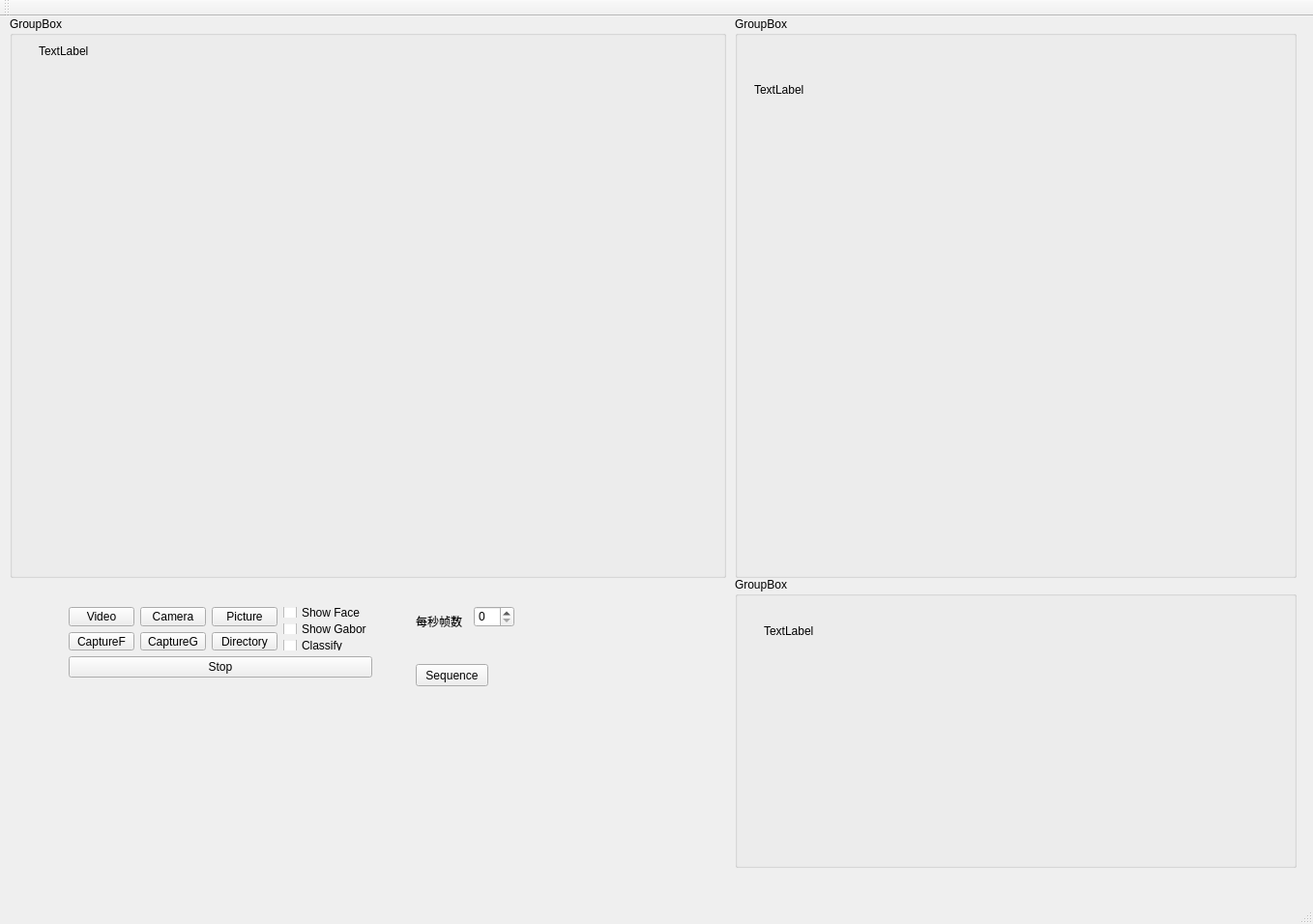
<?xml version="1.0" encoding="UTF-8"?>
<ui version="4.0">
 <class>FacialExpression_x64Class</class>
 <widget class="QMainWindow" name="FacialExpression_x64Class">
  <property name="geometry">
   <rect>
    <x>0</x>
    <y>0</y>
    <width>1358</width>
    <height>956</height>
   </rect>
  </property>
  <property name="windowTitle">
   <string>FacialExpression_x64</string>
  </property>
  <widget class="QWidget" name="centralWidget">
   <widget class="QGroupBox" name="groupBox">
    <property name="geometry">
     <rect>
      <x>10</x>
      <y>0</y>
      <width>741</width>
      <height>581</height>
     </rect>
    </property>
    <property name="title">
     <string>GroupBox</string>
    </property>
    <widget class="QLabel" name="label">
     <property name="geometry">
      <rect>
       <x>30</x>
       <y>30</y>
       <width>54</width>
       <height>12</height>
      </rect>
     </property>
     <property name="text">
      <string>TextLabel</string>
     </property>
    </widget>
   </widget>
   <widget class="QGroupBox" name="groupBox_2">
    <property name="geometry">
     <rect>
      <x>760</x>
      <y>0</y>
      <width>581</width>
      <height>581</height>
     </rect>
    </property>
    <property name="title">
     <string>GroupBox</string>
    </property>
    <widget class="QLabel" name="label_2">
     <property name="geometry">
      <rect>
       <x>20</x>
       <y>70</y>
       <width>54</width>
       <height>12</height>
      </rect>
     </property>
     <property name="text">
      <string>TextLabel</string>
     </property>
    </widget>
   </widget>
   <widget class="QGroupBox" name="groupBox_3">
    <property name="geometry">
     <rect>
      <x>760</x>
      <y>580</y>
      <width>581</width>
      <height>301</height>
     </rect>
    </property>
    <property name="title">
     <string>GroupBox</string>
    </property>
    <widget class="QLabel" name="label_3">
     <property name="geometry">
      <rect>
       <x>30</x>
       <y>50</y>
       <width>54</width>
       <height>12</height>
      </rect>
     </property>
     <property name="text">
      <string>TextLabel</string>
     </property>
    </widget>
   </widget>
   <widget class="QLabel" name="label_4">
    <property name="geometry">
     <rect>
      <x>430</x>
      <y>620</y>
      <width>54</width>
      <height>12</height>
     </rect>
    </property>
    <property name="text">
     <string>每秒帧数</string>
    </property>
   </widget>
   <widget class="QSpinBox" name="spinBox">
    <property name="geometry">
     <rect>
      <x>490</x>
      <y>610</y>
      <width>42</width>
      <height>22</height>
     </rect>
    </property>
   </widget>
   <widget class="QWidget" name="layoutWidget">
    <property name="geometry">
     <rect>
      <x>60</x>
      <y>600</y>
      <width>336</width>
      <height>95</height>
     </rect>
    </property>
    <layout class="QVBoxLayout" name="verticalLayout_3">
     <item>
      <layout class="QHBoxLayout" name="horizontalLayout_3">
       <item>
        <layout class="QVBoxLayout" name="verticalLayout_2">
         <item>
          <layout class="QHBoxLayout" name="horizontalLayout">
           <item>
            <widget class="QPushButton" name="pushButton">
             <property name="text">
              <string>Video</string>
             </property>
            </widget>
           </item>
           <item>
            <widget class="QPushButton" name="pushButton_2">
             <property name="text">
              <string>Camera</string>
             </property>
            </widget>
           </item>
           <item>
            <widget class="QPushButton" name="pushButton_5">
             <property name="text">
              <string>Picture</string>
             </property>
            </widget>
           </item>
          </layout>
         </item>
         <item>
          <layout class="QHBoxLayout" name="horizontalLayout_2">
           <item>
            <widget class="QPushButton" name="pushButton_3">
             <property name="text">
              <string>CaptureF</string>
             </property>
            </widget>
           </item>
           <item>
            <widget class="QPushButton" name="pushButton_4">
             <property name="text">
              <string>CaptureG</string>
             </property>
            </widget>
           </item>
           <item>
            <widget class="QPushButton" name="pushButton_6">
             <property name="text">
              <string>Directory</string>
             </property>
            </widget>
           </item>
          </layout>
         </item>
        </layout>
       </item>
       <item>
        <layout class="QVBoxLayout" name="verticalLayout">
         <item>
          <widget class="QCheckBox" name="checkBox">
           <property name="text">
            <string>Show Face</string>
           </property>
          </widget>
         </item>
         <item>
          <widget class="QCheckBox" name="checkBox_2">
           <property name="text">
            <string>Show Gabor</string>
           </property>
          </widget>
         </item>
         <item>
          <widget class="QCheckBox" name="checkBox_3">
           <property name="text">
            <string>Classify</string>
           </property>
          </widget>
         </item>
        </layout>
       </item>
      </layout>
     </item>
     <item>
      <widget class="QPushButton" name="pushButton_7">
       <property name="text">
        <string>Stop</string>
       </property>
      </widget>
     </item>
    </layout>
   </widget>
   <widget class="QPushButton" name="pushButton_8">
    <property name="geometry">
     <rect>
      <x>430</x>
      <y>670</y>
      <width>75</width>
      <height>23</height>
     </rect>
    </property>
    <property name="text">
     <string>Sequence</string>
    </property>
   </widget>
  </widget>
  <widget class="QMenuBar" name="menuBar">
   <property name="geometry">
    <rect>
     <x>0</x>
     <y>0</y>
     <width>1358</width>
     <height>23</height>
    </rect>
   </property>
  </widget>
  <widget class="QToolBar" name="mainToolBar">
   <attribute name="toolBarArea">
    <enum>TopToolBarArea</enum>
   </attribute>
   <attribute name="toolBarBreak">
    <bool>false</bool>
   </attribute>
  </widget>
  <widget class="QStatusBar" name="statusBar"/>
 </widget>
 <layoutdefault spacing="6" margin="11"/>
 <resources>
  <include location="facialexpression_x64.qrc"/>
 </resources>
 <connections/>
</ui>
